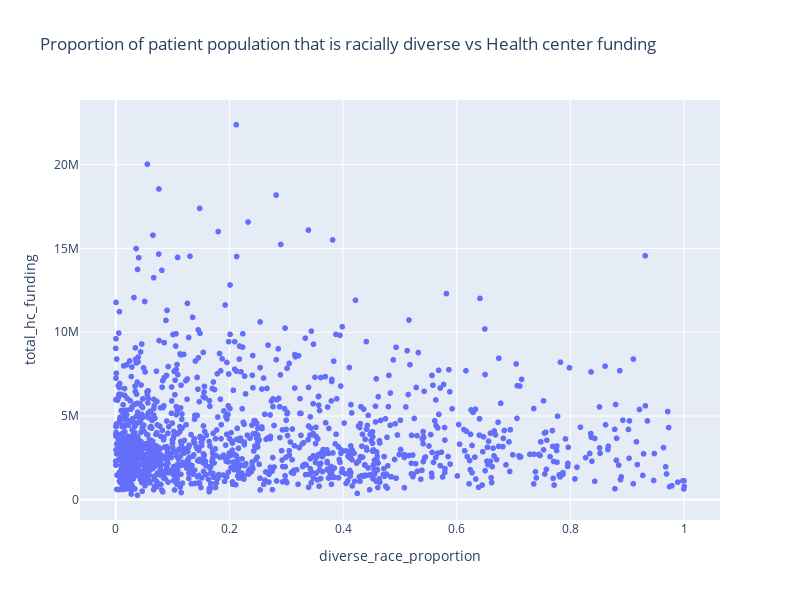

Write notebook code for a chart like this one.
### Code cell
fig = px.scatter(df, x='diverse_race_proportion', y='total_hc_funding', hover_data='HealthCenterName',
                 title = "Proportion of patient population that is racially diverse vs Health center funding", 
                 width=800, height=600)
fig.show()

### Figure 1 — Plotly figure (JSON) as saved in the notebook; plotly's stock layout.template omitted (floating-point values rounded to 4 significant figures; data arrays with more than 128 entries replaced by an {"elided": "..."} marker saying what was removed)
{"data": [{"customdata": {"elided": "1370x1 str values"}, "hovertemplate": "diverse_race_proportion=%{x}<br>total_hc_funding=%{y}<br>HealthCenterName=%{customdata[0]}<extra></extra>", "legendgroup": "", "marker": {"color": "#636efa", "symbol": "circle"}, "mode": "markers", "name": "", "showlegend": false, "type": "scattergl", "x": {"elided": "1370 float values"}, "xaxis": "x", "y": {"elided": "1370 int values"}, "yaxis": "y"}], "layout": {"height": 600, "legend": {"tracegroupgap": 0}, "title": {"text": "Proportion of patient population that is racially diverse vs Health center funding"}, "width": 800, "xaxis": {"anchor": "y", "domain": [0, 1], "title": {"text": "diverse_race_proportion"}}, "yaxis": {"anchor": "x", "domain": [0, 1], "title": {"text": "total_hc_funding"}}}}
